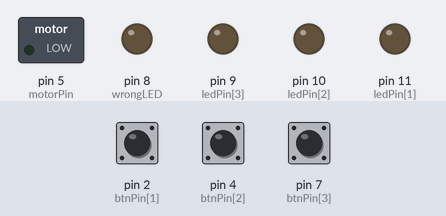
A sketch run on a simulated Arduino Uno, built with avr-gcc and run on an emulated ATmega328P. Shown: switched loads named in the sketch (green lamp = pin HIGH), output pins drawn as LEDs (lit = HIGH). The test bench sets the inputs (shaded band); at power-on: pin 4 (btnPin[2]) LOW, pin 2 (btnPin[1]) LOW, pin 7 (btnPin[3]) LOW. What the sketch prints to the serial monitor is not drawn.

Above: at 1.2 s.
1.3 s: pin 4 (btnPin[2]) pulled HIGH for 0.15 s
At 2.0 s:
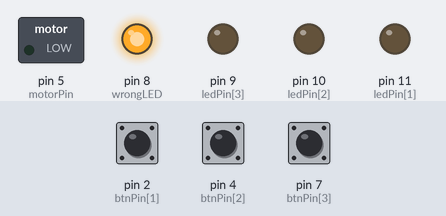
4.3 s: pin 2 (btnPin[1]) pulled HIGH for 0.15 s
At 5.3 s:
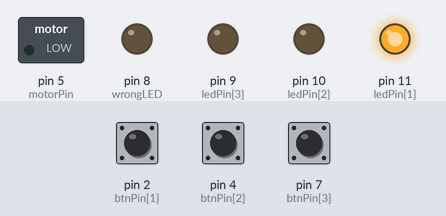
5.9 s: pin 4 (btnPin[2]) pulled HIGH for 1 s
At 6.5 s:
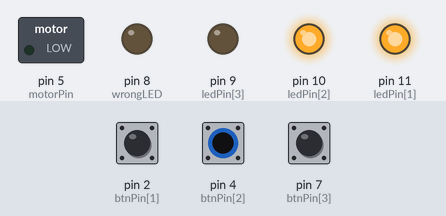
8.4 s: pin 7 (btnPin[3]) pulled HIGH for 0.15 s
At 9.7 s:
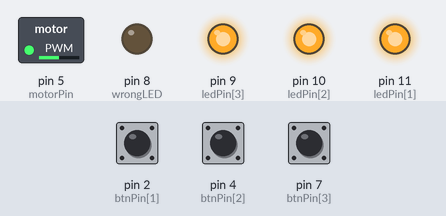
11.5 s: pin 2 (btnPin[1]) driven HIGH and pin 4 (btnPin[2]) driven HIGH
14.5 s: pin 4 (btnPin[2]) driven LOW
At 14.65 s:
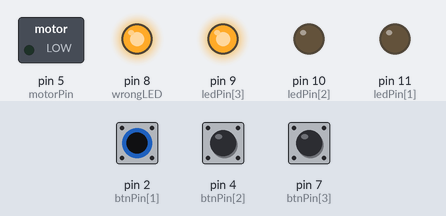
Timing chart, 0 to 17.5 s (numbered marks = the images above; inputs shaded):
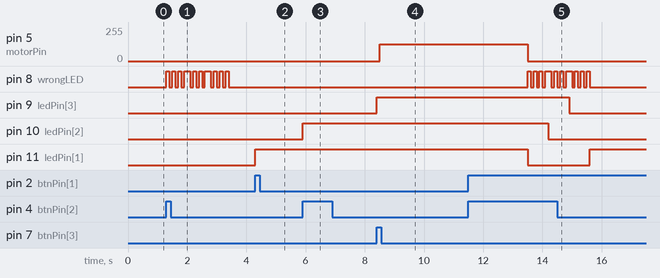

The sketch:

realsequence.ino
```cpp
int btnPin[] = { 0,2,4,7 };
int ledPin[] = { 0,11,10,9 };
int wrongLED = 8;
int buttonState[] = {0,0,0,0 };
int lastButtonState[] = { 0,0,0,0 };
int led = 0;
int btn = 0;
int i = 0;
int ctrl = 0;
int lastBtn = 0;
int redval = 0;
int greenval = 0;
int yellval = 0; // variable for reading the pin status
int potPin = A0;
int motorPin = 5;
int potValue = 0;
int motorValue = 0;

void setup() {
  Serial.begin(9600);
  Serial.println("Starting");
  for (led = 9; led <= 11; led++) { pinMode(led, OUTPUT); }
  for (btn = 2; btn <= 7;  btn++) { pinMode(btn, INPUT);  }
  pinMode(wrongLED, OUTPUT);
}

void loop() {
  for (i = 1; i <= 3; i++) {
    if (wasBtnPushed(i) > 0) {
      if (wasBtnPushed(i) != lastBtn) {
        Serial.print("last_btn_"); Serial.print(lastBtn); Serial.print("   curr_btn_"); Serial.print(i); Serial.print("   initial_ctrl_"); Serial.print(ctrl);
        if (ctrl == 0 && wasBtnPushed(i) == 1) { ctrl = 1; digitalWrite(ledPin[i], HIGH); }
        if (ctrl == 1 && wasBtnPushed(i) == 2) { ctrl = 2; digitalWrite(ledPin[i], HIGH);}
        if (ctrl == 2 && wasBtnPushed(i) == 3) { ctrl = 3; digitalWrite(ledPin[i], HIGH);}
        if (ctrl == 3 && wasBtnPushed(i) == 3) { ctrl = 3; digitalWrite(ledPin[i], HIGH);}


        if (ctrl == 0 && wasBtnPushed(i) == 2) { reset(); }
        if (ctrl == 0 && wasBtnPushed(i) == 3) { reset(); }


        if (ctrl == 1 && wasBtnPushed(i) == 3) { reset(); }


        if (ctrl == 2 && wasBtnPushed(i) == 1) { reset(); }


        Serial.print("   ctrl_"); Serial.println(ctrl);
        lastBtn = wasBtnPushed(i);
        delay(100);
      }
    if (ctrl == 3) {
      Serial.print("Correct!");
      potValue = analogRead(potPin);
      motorValue = map(potValue, 0, 1023, 0, 255);
      analogWrite(motorPin, motorValue);
      delay(5000);
      analogWrite(motorPin, LOW);
      reset();
      }
    }
  }
}

void reset() {
  for(led = 1; led <= 3; led++) {
    digitalWrite(ledPin[led], LOW);
    digitalWrite(wrongLED, HIGH);
    delay(100);
    digitalWrite(wrongLED, LOW);
    delay(100);
     digitalWrite(wrongLED, HIGH);
    delay(100);
     digitalWrite(wrongLED, LOW);
    delay(100);
     digitalWrite(wrongLED, HIGH);
    delay(100);
     digitalWrite(wrongLED, LOW);
    delay(100);
     digitalWrite(wrongLED, HIGH);
    delay(100);
     digitalWrite(wrongLED, LOW);
  }
  Serial.print("   has_reset");
  ctrl = 0;
  lastBtn = 0;
}

int wasBtnPushed(int x) {
  buttonState[x] = digitalRead(btnPin[x]);
    if (buttonState[x] != lastButtonState[x]) {
      if (buttonState[x] == HIGH) { return x; }
    }
  lastButtonState[x] = buttonState[x];
}
```

Measured:
- after the input at 1.3 s, pin 8 (wrongLED): LOW → HIGH at once, → LOW 0.10 s later, → HIGH 0.10 s later, → LOW 0.10 s later, … (20 changes in this stretch)
- after the input at 4.3 s, pin 11 (ledPin[1]): LOW → HIGH at once
- after the input at 5.9 s, pin 10 (ledPin[2]): LOW → HIGH at once
- after the input at 8.4 s, pin 5 (motorPin): 0/255 → 127/255 after 0.10 s; pin 9 (ledPin[3]): LOW → HIGH at once
- after the input at 14.5 s, pin 8 (wrongLED): goes on until 15.6 s, then stays LOW; pin 10 (ledPin[2]): stays LOW (without the input it goes to HIGH after 1.2 s); pin 11 (ledPin[1]): goes on until 15.6 s, then stays HIGH
